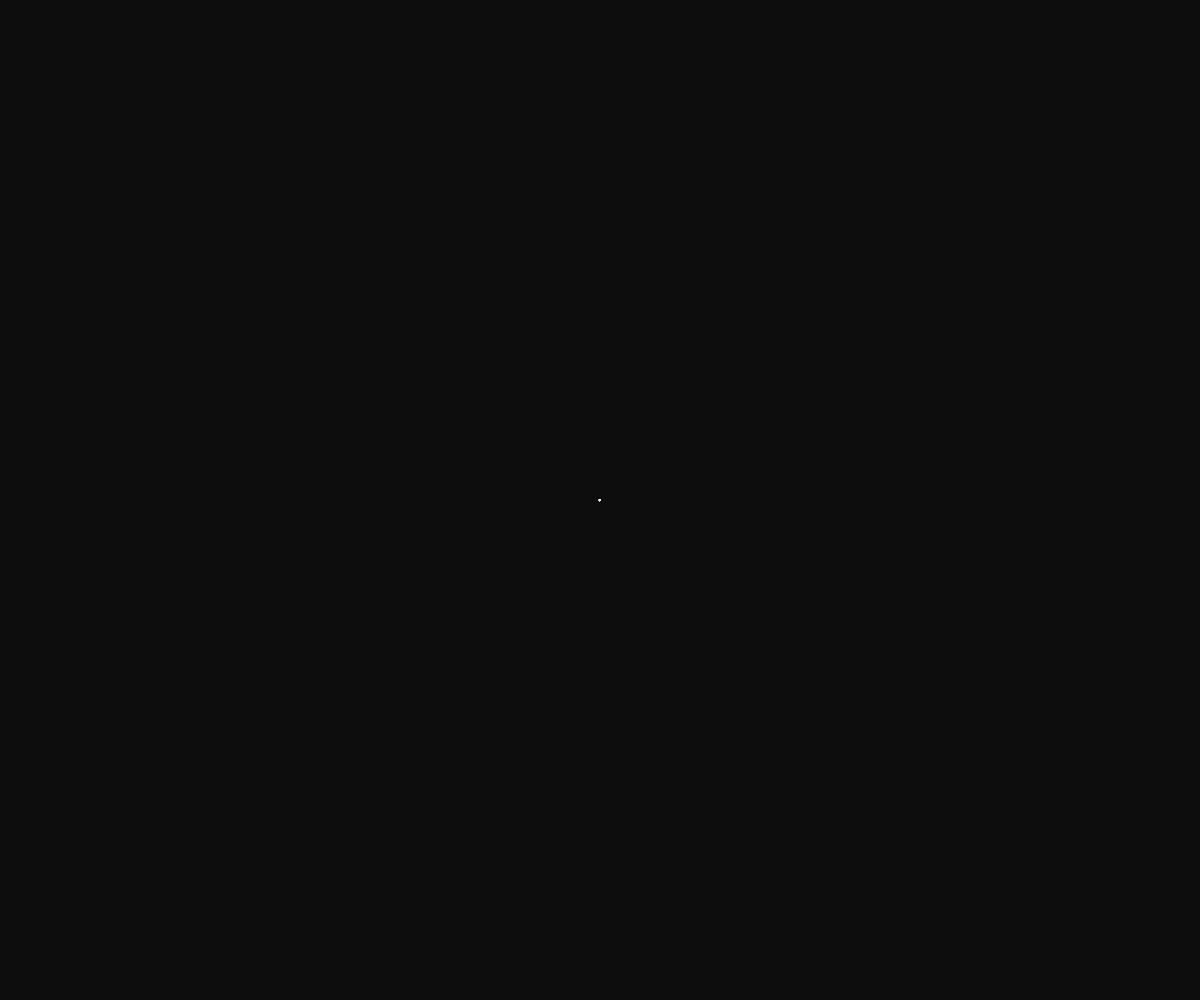
Frame 1 (no input)
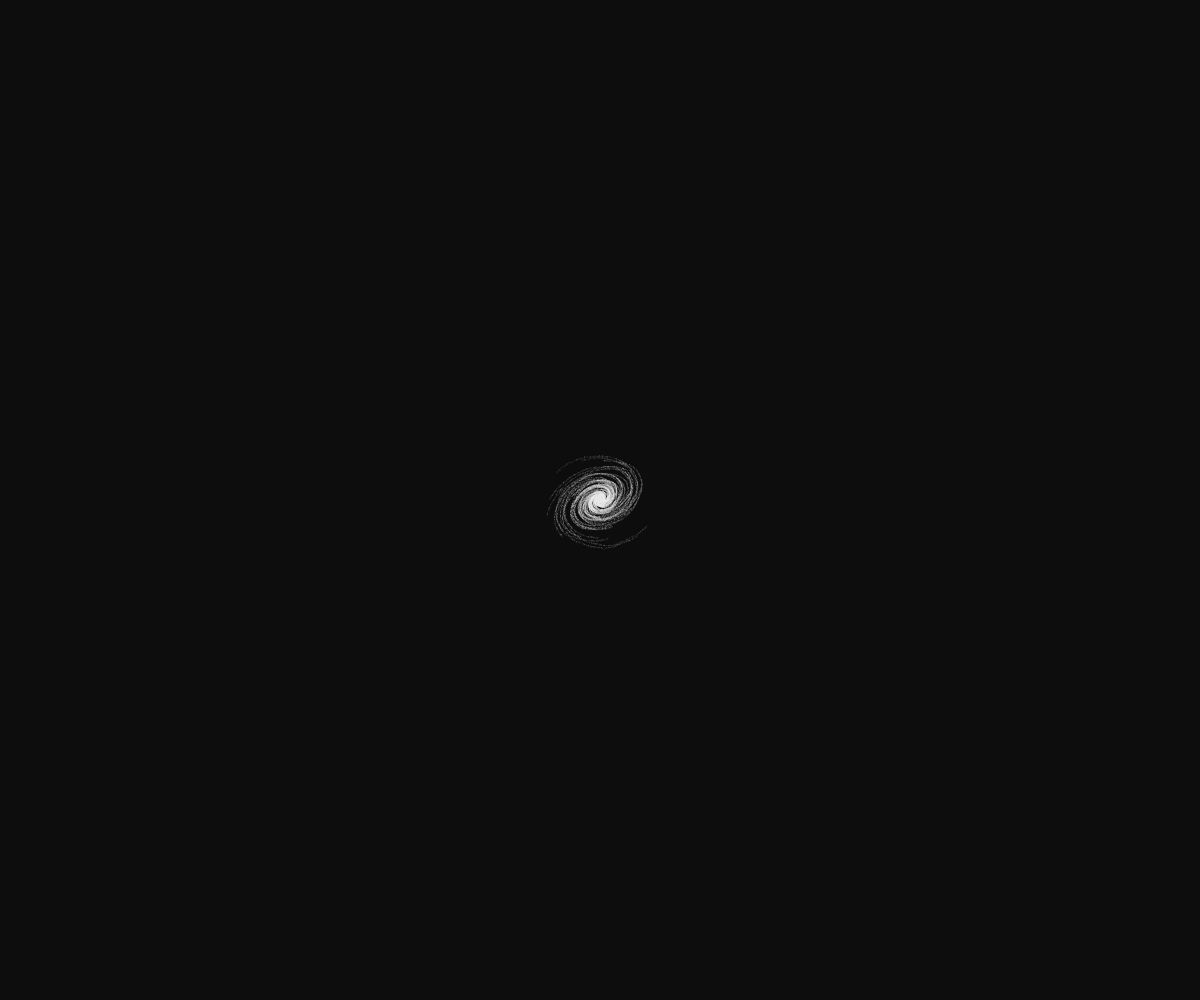
Frame 60 (no input)
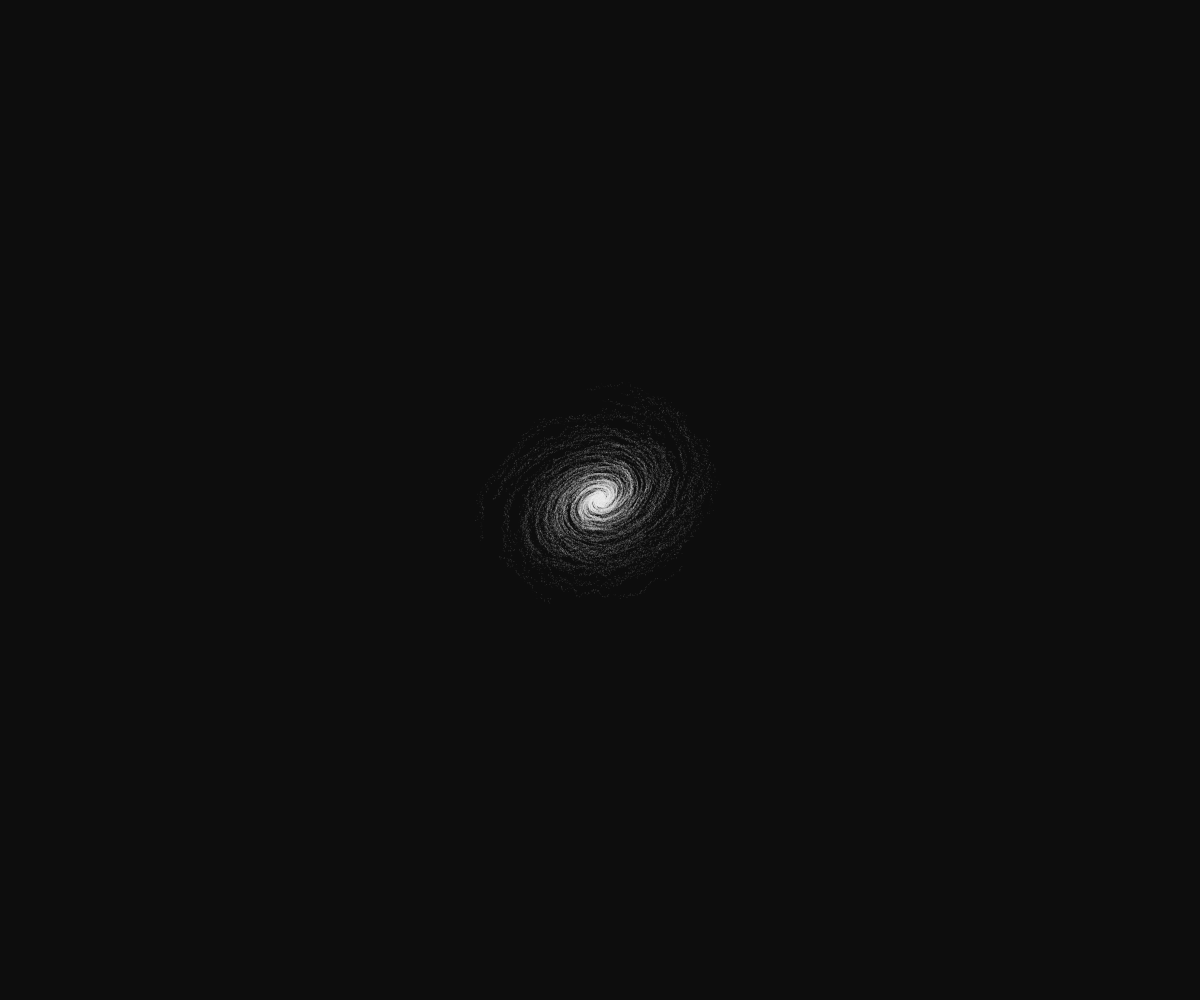
Frame 120 (the mouse pressed at the canvas centre since frame 60)

The p5.js sketch that drew these frames (run headless with seeded random() and noise() and a simulated clock; from frame 60 on, the mouse is pressed at the canvas centre):

// p5.js sketch
// ── sketch.js
// By Roni Kaufman

let kMax;
let step;
let n = 300; // number of blobs
let radius = 0; // diameter of the circle
let inter; // difference between the sizes of two blobs
let maxNoise = 500;
let clockwise;
let angle;

let noiseProg = (x) => (x*x*x);

function setup() {
  createCanvas(windowWidth, windowHeight);
  colorMode(HSB, 1);
  noFill();
	//noLoop();
	kMax = 20;
	step = 0.05;
	inter = 1;
	if (random() < 0.5) {
		clock = true;
	} else {
		clock = false;
	}
	angle = random(-QUARTER_PI, QUARTER_PI);
	
  background(0.05);
}

function draw() {
	translate(width/2, height/2);
  rotate(angle + random(-0.1, 0.1));
	
	if (frameCount < n) {
		let i = frameCount;
		let alpha = 1 - i / n;
		stroke(0.95, alpha);
		let size = radius + i * inter;
		let k = kMax * (i / n);
		let noisiness = maxNoise * noiseProg(i / n);
    blobSpiral(size, 0, 0, k, i * step, noisiness, clock);
  } else {
		noLoop();
	}
}

function blobSpiral(size, xCenter, yCenter, k, t, noisiness, clockwise) {
	let f = 1;
	if (!clockwise) {
		f *= -1;
	}
	let theta0 = random() * 2 * PI;
	let theta = theta0;
	let s;
	let h = random(0.6, 0.9);
	while ((theta < theta0 + 2 * PI) && (theta > theta0 - 2 * PI)) {
    let r1, r2;
		r1 = cos(theta) + 1;
		r2 = sin(theta) + 1;
		if (clockwise) {
		  s = map(theta, theta0, theta0 + 2 * PI, radius, size);
		} else {
			s = map(theta, theta0, theta0 - 2 * PI, radius, size);
		}
    let r = s + noise(k * r1, k * r2, t) * noisiness * random(0.8, 1.2);
		let rh = r * h;
    let x = xCenter + r * cos(theta);
    let y = yCenter + rh * sin(theta);
    circle(x, y, random(0.01, 0.05));
		theta += 0.01 * f;
  }
}
